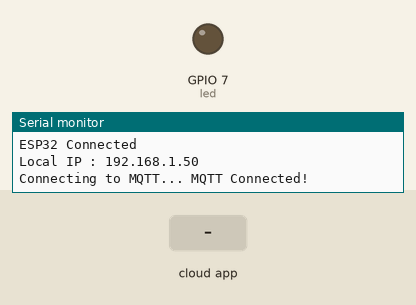
Recording of a sketch running on a simulated ESP32-S3. Parts: output pins drawn as LEDs (lit = HIGH), the last lines printed to the serial monitor. Inputs (shaded band) come from the test bench. WiFi joins after 1.5 s; servers stay silent unless stated; no MQTT or app messages arrive unless stated.

Above: at 2.7 s.
2.8 s: the phone or cloud app sets sample to 1
At 3.4 s:
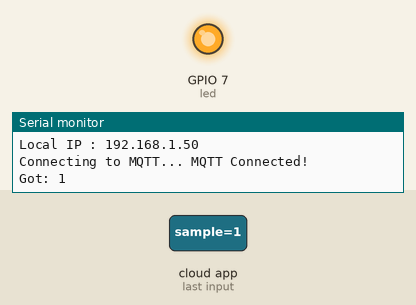
4.3 s: the phone or cloud app sets sample to 0
At 4.9 s:
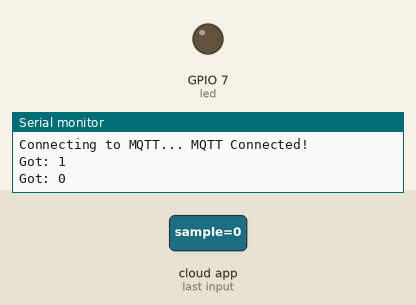
Timing chart, 0 to 7.3 s (numbered marks = the images above; inputs shaded):
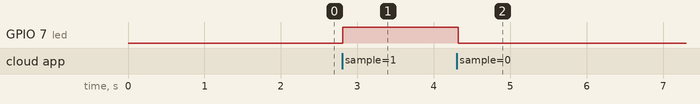

The sketch:

Automation.ino
```cpp
#include <WiFi.h>
#include "Adafruit_MQTT.h"
#include "Adafruit_MQTT_Client.h"


char* ssid = "Wokwi-GUEST";
char* pass = "";
#define led 7

/************************* Adafruit.io Setup *********************************/

#define AIO_SERVER      "io.adafruit.com"
#define AIO_SERVERPORT  1883                   // use 8883 for SSL
#define AIO_USERNAME    ""
#define AIO_KEY         ""

/************ Global State (you don't need to change this!) ******************/


WiFiClient client;


// Setup the MQTT client class by passing in the WiFi client and MQTT server and login details.
Adafruit_MQTT_Client mqtt(&client, AIO_SERVER, AIO_SERVERPORT, AIO_USERNAME, AIO_KEY);

/****************************** Feeds ***************************************/

// Setup a feed called 'photocell' for publishing.
// Notice MQTT paths for AIO follow the form: <username>/feeds/<feedname>
Adafruit_MQTT_Publish photocell = Adafruit_MQTT_Publish(&mqtt, AIO_USERNAME "/feeds/photocell");

// Setup a feed called 'onoff' for subscribing to changes.
Adafruit_MQTT_Subscribe onoffbutton = Adafruit_MQTT_Subscribe(&mqtt, AIO_USERNAME "/feeds/sample");

/*************************** Sketch Code ************************************/

// Bug workaround for Arduino 1.6.6, it seems to need a function declaration
// for some reason (only affects ESP8266, likely an arduino-builder bug).
void MQTT_connect();

void setup() {
  Serial.begin(115200);
  delay(10);

  pinMode(led,OUTPUT);
  Serial.println(F("Adafruit MQTT demo"));

  // Connect to WiFi access point.
  Serial.begin(115200);
  Serial.println("Hello, ESP32!");
  WiFi.mode(WIFI_STA);//ESP Mode Station
  WiFi.begin(ssid, pass);//Memerintahkan ESP32 Untuk Connect ke Router
  while(WiFi.status() != WL_CONNECTED){
    delay (100);
    Serial.println("Wait...");
  }
  Serial.println("ESP32 Connected");
  Serial.print("Local IP : ");
  Serial.println(WiFi.localIP());

  // Setup MQTT subscription for onoff feed.
  mqtt.subscribe(&onoffbutton);
}

uint32_t x=0;

void loop() {
  // Ensure the connection to the MQTT server is alive (this will make the first
  // connection and automatically reconnect when disconnected).  See the MQTT_connect
  // function definition further below.
  MQTT_connect();

  // this is our 'wait for incoming subscription packets' busy subloop
  // try to spend your time here

  Adafruit_MQTT_Subscribe *subscription;
  while ((subscription = mqtt.readSubscription(5000))) {
    if (subscription == &onoffbutton) {
      Serial.print(F("Got: "));
      Serial.println((char *)onoffbutton.lastread);
      uint16_t state= atoi((char *)onoffbutton.lastread);
      digitalWrite(led, state);
    }
  }


}

// Function to connect and reconnect as necessary to the MQTT server.
// Should be called in the loop function and it will take care if connecting.
void MQTT_connect() {
  int8_t ret;

  // Stop if already connected.
  if (mqtt.connected()) {
    return;
  }

  Serial.print("Connecting to MQTT... ");

  uint8_t retries = 3;
  while ((ret = mqtt.connect()) != 0) { // connect will return 0 for connected
       Serial.println(mqtt.connectErrorString(ret));
       Serial.println("Retrying MQTT connection in 5 seconds...");
       mqtt.disconnect();
       delay(5000);  // wait 5 seconds
       retries--;
       if (retries == 0) {
         // basically die and wait for WDT to reset me
         while (1);
       }
  }
  Serial.println("MQTT Connected!");
}
```

Measured:
- after the input at 2.8 s, GPIO 7 (led): LOW → HIGH at once
- after the input at 4.3 s, GPIO 7 (led): HIGH → LOW at once
